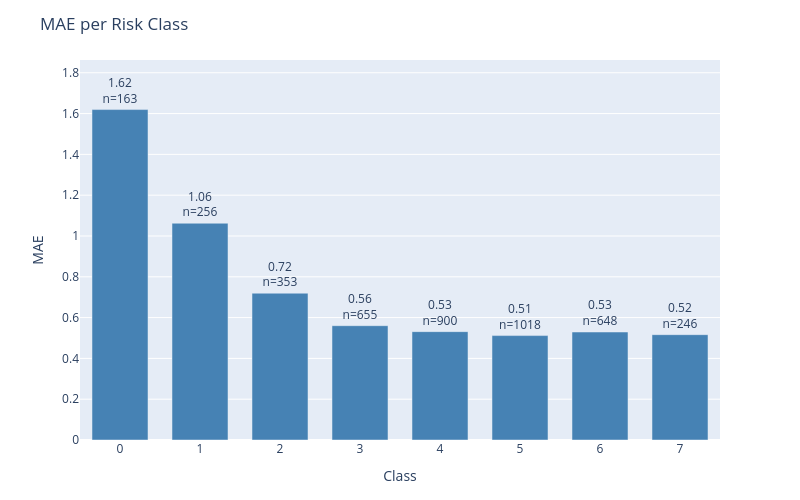

Write notebook code for a chart like this one.
### Code cell
plot_error_by_group(
    df=results_test,
    y_true_col='actual',
    y_pred_col='prediction',
    group_by='class',
    metric='mae',
    title='MAE per Risk Class'
)

### Figure 1 — Plotly figure (JSON) as saved in the notebook; plotly's stock layout.template omitted (floating-point values rounded to 4 significant figures)
{"data": [{"marker": {"color": "steelblue"}, "text": ["1.62<br>n=163", "1.06<br>n=256", "0.72<br>n=353", "0.56<br>n=655", "0.53<br>n=900", "0.51<br>n=1018", "0.53<br>n=648", "0.52<br>n=246"], "textposition": "outside", "type": "bar", "x": ["0", "1", "2", "3", "4", "5", "6", "7"], "y": [1.62, 1.062, 0.7195, 0.5603, 0.5311, 0.5118, 0.5293, 0.5163]}], "layout": {"bargap": 0.3, "height": 500, "margin": {"b": 60, "t": 60}, "title": {"text": "MAE per Risk Class"}, "uniformtext": {"minsize": 8, "mode": "hide"}, "width": 800, "xaxis": {"title": {"text": "Class"}}, "yaxis": {"range": [0, 1.863], "title": {"text": "MAE"}}}}
